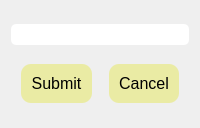
<?xml version="1.0" encoding="UTF-8"?>
<ui version="4.0">
 <class>Dialog</class>
 <widget class="QDialog" name="Dialog">
  <property name="geometry">
   <rect>
    <x>0</x>
    <y>0</y>
    <width>200</width>
    <height>128</height>
   </rect>
  </property>
  <property name="windowTitle">
   <string>Dialog</string>
  </property>
  <property name="styleSheet">
   <string notr="true">QPushButton {
    border-radius: 10px;
    padding: 10px;
    background-color: rgb(234, 235, 164);
    font: 12pt;
}

QLineEdit {
	border-radius: 5px;
	font: 12pt;
}</string>
  </property>
  <layout class="QHBoxLayout" name="horizontalLayout_2">
   <item>
    <layout class="QVBoxLayout" name="verticalLayout">
     <item>
      <widget class="QLineEdit" name="entry_le"/>
     </item>
     <item>
      <layout class="QHBoxLayout" name="horizontalLayout">
       <item>
        <spacer name="horizontalSpacer_2">
         <property name="orientation">
          <enum>Qt::Horizontal</enum>
         </property>
         <property name="sizeHint" stdset="0">
          <size>
           <width>40</width>
           <height>20</height>
          </size>
         </property>
        </spacer>
       </item>
       <item>
        <widget class="QPushButton" name="submit_pb">
         <property name="text">
          <string>Submit</string>
         </property>
        </widget>
       </item>
       <item>
        <spacer name="horizontalSpacer">
         <property name="orientation">
          <enum>Qt::Horizontal</enum>
         </property>
         <property name="sizeHint" stdset="0">
          <size>
           <width>40</width>
           <height>20</height>
          </size>
         </property>
        </spacer>
       </item>
       <item>
        <widget class="QPushButton" name="cancel_pb">
         <property name="text">
          <string>Cancel</string>
         </property>
        </widget>
       </item>
       <item>
        <spacer name="horizontalSpacer_3">
         <property name="orientation">
          <enum>Qt::Horizontal</enum>
         </property>
         <property name="sizeHint" stdset="0">
          <size>
           <width>40</width>
           <height>20</height>
          </size>
         </property>
        </spacer>
       </item>
      </layout>
     </item>
    </layout>
   </item>
  </layout>
 </widget>
 <resources/>
 <connections/>
</ui>
